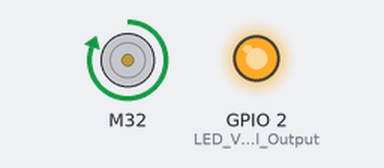
Recording of a sketch running on a simulated ESP32. On the bench: DC motor (green arrow = forward, orange = backward, longer = faster), output pins drawn as LEDs (lit = HIGH).

Above: at 0.1 s.
At 8.1 s:
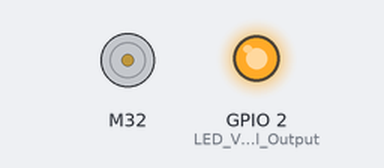
At 16.1 s:
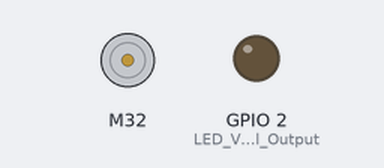
Timing chart, 0 to 17.6 s (numbered marks = the images above):
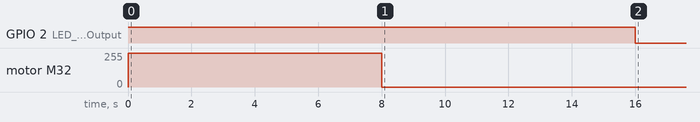

The sketch:

ESC_calibration.ino
```cpp
/*
  ESC_Calibration
    It's important to calibrate the ESC with the values (uS / microseconds) he will expect to be for Min and Max speed.
    This one require a little procedure:
      1 - Load the sketch to your Arduino board
      2 - Connect your ESC to the Arduino board
      3 - Power your Arduino board
      4 - Once the LED (LED_PIN) is HIGH/ON connect the power to your ESC, you have 5sec to do so
      5 - Once the LED is LOW/OFF the calibration should be done
      6 - Should now be calibrated between 1000us and 2000us

  27 April 2017
  by Eric Nantel

  Servo & Knob links
  http://www.arduino.cc/en/Tutorial/Knob
  http://people.interaction-ivrea.it/m.rinott
 */
#include "ESC.h"

// Define Pins
#define ESC_PIN0 32  // connected to ESC 0 control wire
#define ESC_PIN1 33 // connected to ESC 1 control wire
#define ESC_PIN2 25 // connected to ESC 2 control wire
#define ESC_PIN3 26 // connected to ESC 3 control wire

ESC myESC (ESC_PIN0, 1000, 2000, 500);

void setup() {
  pinMode(LED_BUILTIN, OUTPUT);       // LED Visual Output (can be removed)
  digitalWrite(LED_BUILTIN, HIGH);    // LED High while signal is High (can be removed)
  myESC.calib();                  // Calibration of the Max and Min value the ESC is expecting
  myESC.stop();                   // Stop the ESC to avoid damage or injuries
  digitalWrite(LED_BUILTIN, LOW);     // LED Low when the calibration is done (can be removed)
}

void loop() {

}
```
